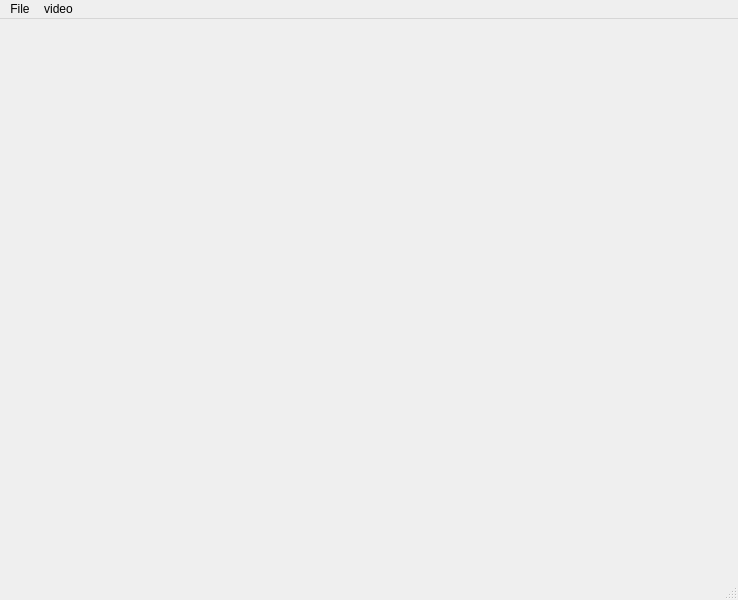
<?xml version="1.0" encoding="UTF-8"?>
<ui version="4.0">
 <class>MainWindowvideo</class>
 <widget class="QMainWindow" name="MainWindowvideo">
  <property name="geometry">
   <rect>
    <x>0</x>
    <y>0</y>
    <width>738</width>
    <height>600</height>
   </rect>
  </property>
  <property name="windowTitle">
   <string>MainWindow</string>
  </property>
  <widget class="QWidget" name="centralwidget"/>
  <widget class="QMenuBar" name="menubar">
   <property name="geometry">
    <rect>
     <x>0</x>
     <y>0</y>
     <width>738</width>
     <height>22</height>
    </rect>
   </property>
   <widget class="QMenu" name="menuFile">
    <property name="title">
     <string>File</string>
    </property>
    <addaction name="actionOpen"/>
   </widget>
   <widget class="QMenu" name="menuvideo">
    <property name="title">
     <string>video</string>
    </property>
    <addaction name="actionPlay"/>
    <addaction name="separator"/>
    <addaction name="actionPause"/>
    <addaction name="separator"/>
    <addaction name="actionStop"/>
   </widget>
   <addaction name="menuFile"/>
   <addaction name="menuvideo"/>
  </widget>
  <widget class="QStatusBar" name="statusbar"/>
  <action name="actionOpen">
   <property name="icon">
    <iconset>
     <normaloff>:/images/icones/folder.png</normaloff>:/images/icones/folder.png</iconset>
   </property>
   <property name="text">
    <string>Open</string>
   </property>
  </action>
  <action name="actionPlay">
   <property name="icon">
    <iconset>
     <normaloff>:/images/icones/play.png</normaloff>:/images/icones/play.png</iconset>
   </property>
   <property name="text">
    <string>Play</string>
   </property>
  </action>
  <action name="actionPause">
   <property name="icon">
    <iconset>
     <normaloff>icones/pause.png</normaloff>icones/pause.png</iconset>
   </property>
   <property name="text">
    <string>Pause</string>
   </property>
  </action>
  <action name="actionStop">
   <property name="icon">
    <iconset>
     <normaloff>:/images/icones/stop.png</normaloff>:/images/icones/stop.png</iconset>
   </property>
   <property name="text">
    <string>Stop</string>
   </property>
  </action>
 </widget>
 <resources/>
 <connections/>
</ui>
